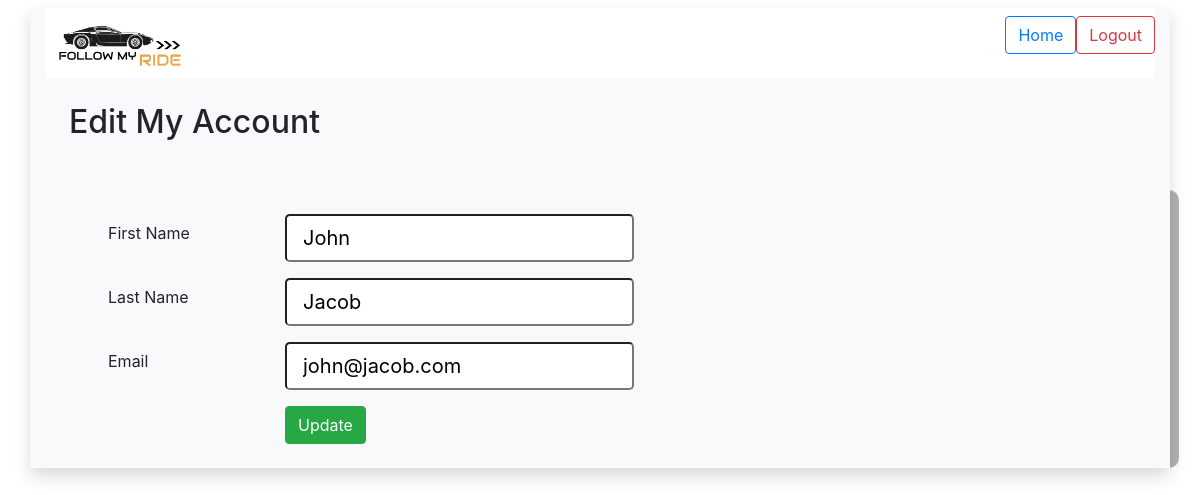
/main_app/my_account/2/ (signed in), run on the app's committed database.
### login_reg_app/models.py (models this page shows)
class User(models.Model):
    first_name = models.CharField(max_length=15)
    last_name = models.CharField(max_length=25)
    email = models.CharField(max_length=40)
    password = models.CharField(max_length=50)
    username = models.CharField(max_length=50, null=True)
    created_at = models.DateTimeField(auto_now_add=True)
    updated_at = models.DateTimeField(auto_now=True)
    objects = UserManager()

### main_app/views.py (the view)
# urls.py: path('my_account/<int:user_id>/', views.my_account),
def my_account(request, user_id):
    if 'id' not in request.session:
        return redirect('/')
    context = {
        'user_info': User.objects.get(id=int(user_id)),
    }
    return render(request, 'my_account.html', context)

### main_app/templates/my_account.html (shortened to what this page needs)
<!DOCTYPE html>
<html lang="en">
<head>
    <link rel="stylesheet" href="https://stackpath.bootstrapcdn.com/bootstrap/4.3.1/css/bootstrap.min.css"
>
    {% load static %}
    <link rel="stylesheet" href="{% static 'css/style2.css' %}">
</head>
<body>
    <div class="container bg-light shadow">
        <header class="mt-2 bg-white">
            <a href="/logout" class="btn btn-outline-danger mt-2" style="float: right;">Logout</a>
            <a href="/main_app/home" class="btn btn-outline-primary mt-2" style="float: right;">Home</a>
            <img src="{% static '/img/fmr_logo.png' %}" alt="fmr_logo" style="width: 150px;" />
        </header>
        <h2 class="m-4">Edit My Account</h2>
        <div class="container-fluid m-4">
            <div class="row">
                <div class="col mt-4">
                    <div>
                        <form class="m-4" action="/main_app/update_account" method="POST">
                            <div class="form-group row">
                                <label class="col-sm-2 col-form-label" for="first_name">First Name</label>
                                <div class="col-sm-10">
                                    <input type="text" class="form-control-lg" id="first_name" name="first_name"
                                        value="{{user_info.first_name}}">{{user.first_name}}
                                </div>
                            </div>
                            <div class="form-group row">
                                <label class="col-sm-2 col-form-label" for="last_name">Last Name</label>
                                <div class="col-sm-10">
                                    <input type="text" class="form-control-lg" id="last_name" name="last_name"
                                        value="{{user_info.last_name}}">{{user.last_name}}
                                </div>
                            </div>
                            <div class="form-group row">
                                <label class="col-sm-2 col-form-label" for="email">Email</label>
                                <div class="col-sm-10">
                                    <input type="email" class="form-control-lg" id="email" name="email"
                                        value="{{user_info.email}}">{{user.email}}
                                </div>
                            </div>
                            <div class="form-group row">
                                <div class="col-sm-10 offset-sm-2">
                                    <input class="btn btn-success" type="submit" value="Update">
                                </div>
                            </div>
                        </form>
                    </div>
                </div>
</body>
</html>

### main_app/static/css/style2.css (style rules this page uses)
form:before { content: ''; height: 100%; left: 0; position: absolute; top: 0; width: 100%; background-color: rgba(0,0,0,0.3); z-index: -1; border-radius: 10px; }

### data on the page
User: first_name "John", last_name "Jacob", email "john@jacob.com"
